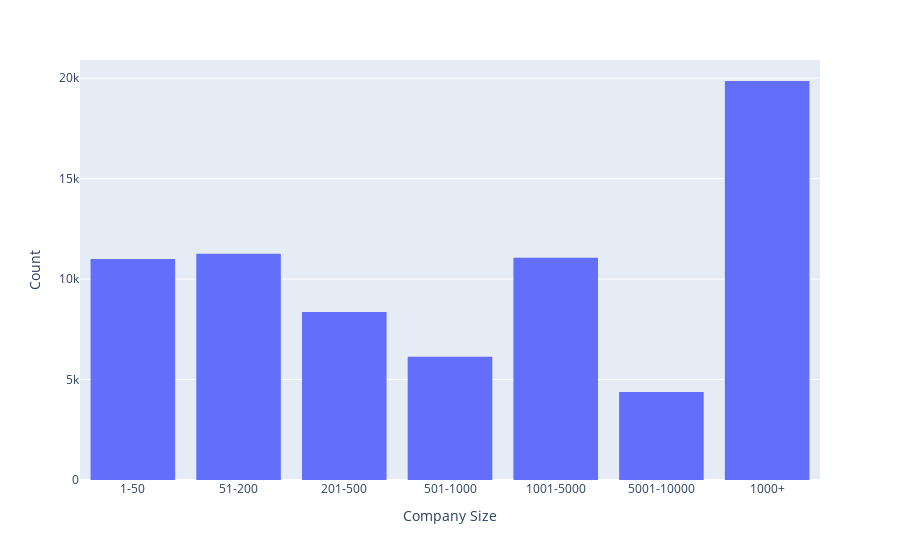

Here is the notebook cell this chart was saved with:
### Code cell
#不同大小公司的数量
plt.figure(figsize=(10,6))
g = ['1-50','51-200','201-500','501-1000','1001-5000','5001-10000','1000+']
k = pd.Series(s,index=g,name='This is a series',dtype='float64')
fig = px.histogram(k,x=k.index,y=k.values)
fig.update_xaxes(title="Company Size")
fig.update_yaxes(title="Count")

### Figure 1 — Plotly figure (JSON) as saved in the notebook; plotly's stock layout.template omitted (floating-point values rounded to 4 significant figures)
{"data": [{"alignmentgroup": "True", "bingroup": "x", "histfunc": "sum", "hovertemplate": "index=%{x}<br>sum of y=%{y}<extra></extra>", "legendgroup": "", "marker": {"color": "#636efa", "pattern": {"shape": ""}}, "name": "", "offsetgroup": "", "orientation": "v", "showlegend": false, "type": "histogram", "x": ["1-50", "51-200", "201-500", "501-1000", "1001-5000", "5001-10000", "1000+"], "xaxis": "x", "y": [11000, 11260, 8360, 6140, 11060, 4380, 19860], "yaxis": "y"}], "layout": {"barmode": "relative", "legend": {"tracegroupgap": 0}, "margin": {"t": 60}, "xaxis": {"anchor": "y", "domain": [0, 1], "title": {"text": "Company Size"}}, "yaxis": {"anchor": "x", "domain": [0, 1], "title": {"text": "Count"}}}}
